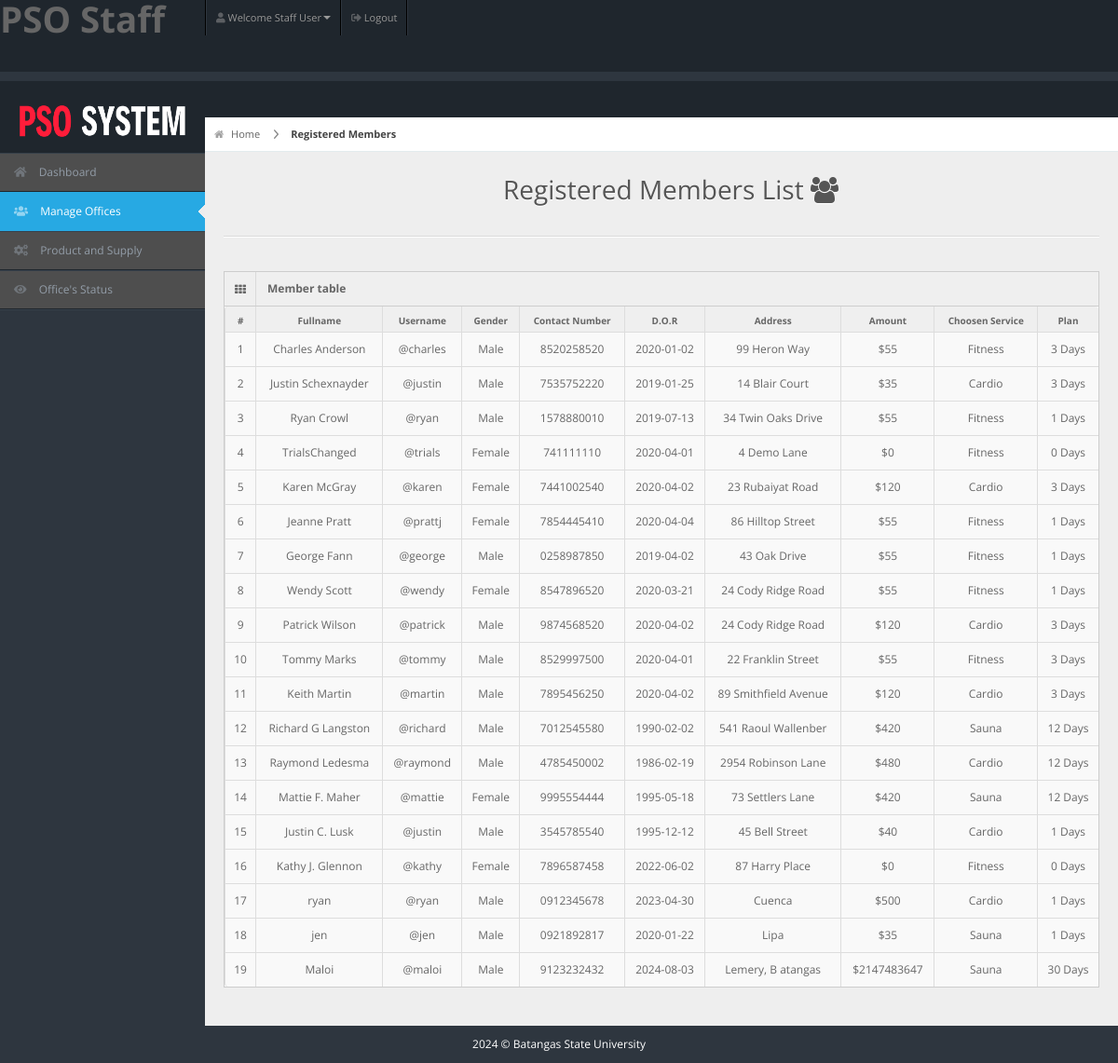
The page /staff/staff-pages/members.php (signed in) on the database as committed earlier.
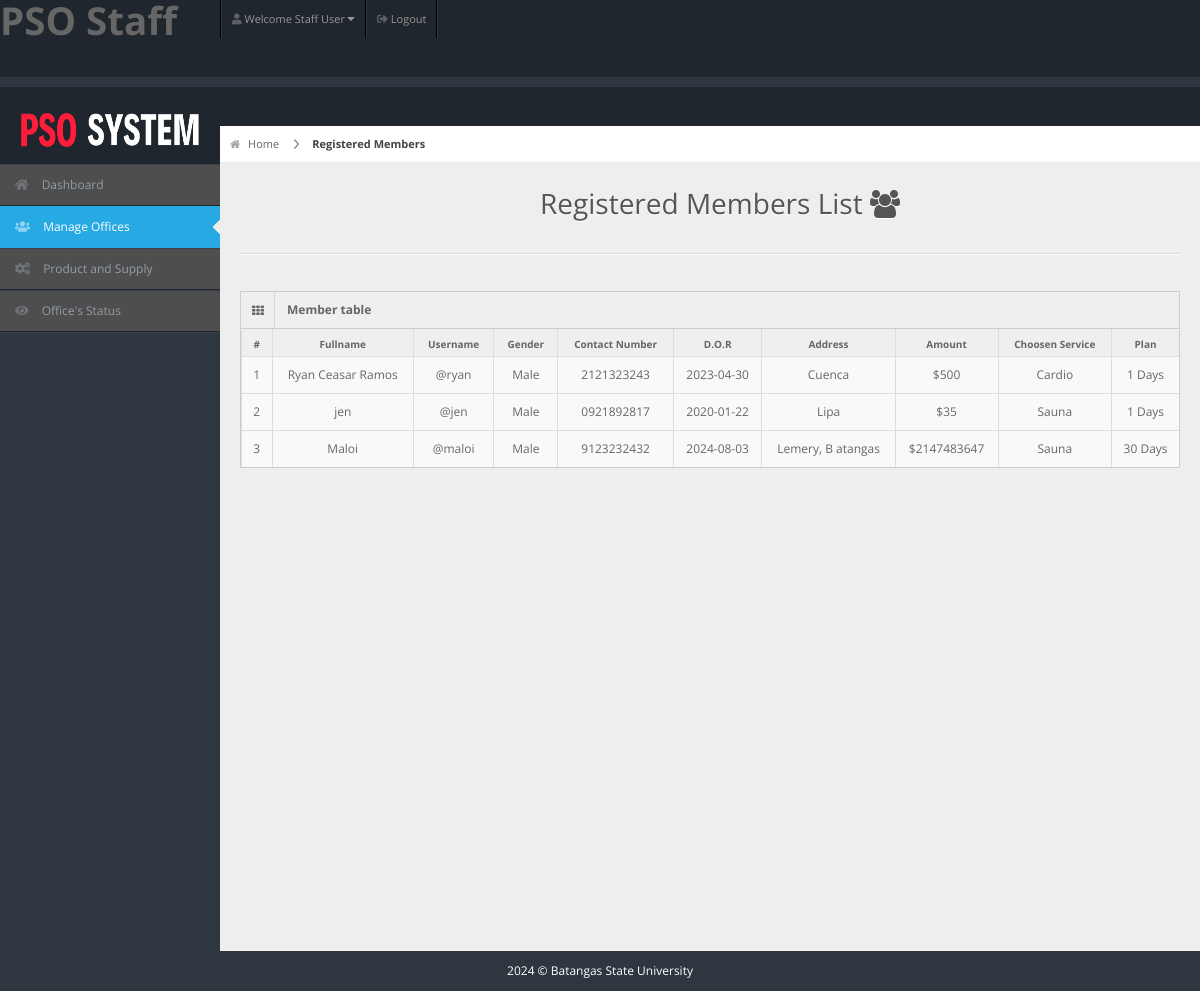
The same page on the database as committed later.
### tables this page shows
CREATE TABLE IF NOT EXISTS `members` (
  `user_id` int NOT NULL AUTO_INCREMENT,
  `fullname` varchar(20) NOT NULL,
  `username` varchar(20) NOT NULL,
  `email` varchar(255) NOT NULL,
  `password` varchar(100) NOT NULL,
  `gender` varchar(20) NOT NULL,
  `dor` date NOT NULL,
  `profile_picture` varchar(255) DEFAULT NULL,
  `services` varchar(50) NOT NULL,
  `amount` int NOT NULL,
  `paid_date` date NOT NULL,
  `p_year` int NOT NULL,
  `plan` varchar(100) NOT NULL,
  `address` varchar(20) NOT NULL,
  `contact` varchar(10) NOT NULL,
  `status` varchar(20) NOT NULL DEFAULT 'Active',
  `attendance_count` int NOT NULL,
  `ini_weight` int NOT NULL DEFAULT '0',
  `curr_weight` int NOT NULL DEFAULT '0',
  `ini_bodytype` varchar(50) NOT NULL,
  `curr_bodytype` varchar(50) NOT NULL,
  `progress_date` date NOT NULL,
  `reminder` int NOT NULL DEFAULT '0',
  PRIMARY KEY (`user_id`)
);

### staff/staff-pages/members.php (the view, shortened to what this page needs)
<!DOCTYPE html>
<html lang="en">
<head>
  <link rel="stylesheet" href="../css/bootstrap.min.css" />
  <link rel="stylesheet" href="../css/bootstrap-responsive.min.css" />
  <link rel="stylesheet" href="../css/fullcalendar.css" />
  <link rel="stylesheet" href="../css/matrix-style.css" />
  <link rel="stylesheet" href="../css/matrix-media.css" />
  <link href="../font-awesome/css/font-awesome.css" rel="stylesheet" />
  <link rel="stylesheet" href="../css/jquery.gritter.css" />
  <link href="https://cdnjs.cloudflare.com/ajax/libs/font-awesome/5.15.4/css/all.min.css" rel="stylesheet">
</head>
<body>
  <div id="header">
    <h1><a href="dashboard.html">PSO Staff</a></h1>
  </div>
  <?php include '../includes/header.php' ?>
  <?php $page = "member";
  include '../includes/sidebar.php' ?>
  <div id="content">
    <div id="content-header">
      <div id="breadcrumb"> <a href="#" title="Go to Home" class="tip-bottom"><i class="icon-home"></i> Home</a> <a href="#" class="current">Registered Members</a> </div>
      <h1 class="text-center">Registered Members List <i class="icon icon-group"></i></h1>
    </div>
    <div class="container-fluid">
      <hr>
      <div class="row-fluid">
        <div class="span12">
          <div class='widget-box'>
            <div class='widget-title'> <span class='icon'> <i class='icon-th'></i> </span>
              <h5>Member table</h5>
            </div>
            <div class='widget-content nopadding'>
              <?php
              $qry = "select * from members";
              $cnt = 1;
              $result = mysqli_query($conn, $qry);
              echo "<table class='table table-bordered table-striped'>
              <thead>
                <tr>
                  <th>#</th>
                  <th>Fullname</th>
                  <th>Username</th>
                  <th>Gender</th>
                  <th>Contact Number</th>
                  <th>D.O.R</th>
                  <th>Address</th>
                  <th>Amount</th>
                  <th>Choosen Service</th>
                  <th>Plan</th>
                </tr>
              </thead>";
              while ($row = mysqli_fetch_array($result)) {
                echo "<tbody>
                <td><div class='text-center'>" . $cnt . "</div></td>
                <td><div class='text-center'>" . $row['fullname'] . "</div></td>
                <td><div class='text-center'>@" . $row['username'] . "</div></td>
                <td><div class='text-center'>" . $row['gender'] . "</div></td>
                <td><div class='text-center'>" . $row['contact'] . "</div></td>
                <td><div class='text-center'>" . $row['dor'] . "</div></td>
                <td><div class='text-center'>" . $row['address'] . "</div></td>
                <td><div class='text-center'>$" . $row['amount'] . "</div></td>
                <td><div class='text-center'>" . $row['services'] . "</div></td>
                <td><div class='text-center'>" . $row['plan'] . " Days</div></td>
              </tbody>";
                $cnt++;
              }
              ?>
              </table>
            </div>
          </div>
        </div>
      </div>
    </div>
  </div>
  <?php
  include '../includes/footer.php';
  ?>
</body>
</html>

Rows that differ between the two databases and show on the page:
removed members: fullname "Charles Anderson", username "charles", gender "Male", contact "8520258520", dor "2020-01-02", address "99 Heron Way", amount "55", services "Fitness", plan "3"
removed members: fullname "Justin Schexnayder", username "justin", gender "Male", contact "7535752220", dor "2019-01-25", address "14 Blair Court", amount "35", services "Cardio", plan "3"
removed members: fullname "Ryan Crowl", username "ryan", gender "Male", contact "1578880010", dor "2019-07-13", address "34 Twin Oaks Drive", amount "55", services "Fitness", plan "1"
removed members: fullname "TrialsChanged", username "trials", gender "Female", contact "741111110", dor "2020-04-01", address "4 Demo Lane", amount "0", services "Fitness", plan "0"
removed members: fullname "Karen McGray", username "karen", gender "Female", contact "7441002540", dor "2020-04-02", address "23 Rubaiyat Road", amount "120", services "Cardio", plan "3"
removed members: fullname "Jeanne Pratt", username "prattj", gender "Female", contact "7854445410", dor "2020-04-04", address "86 Hilltop Street", amount "55", services "Fitness", plan "1"
removed members: fullname "George Fann", username "george", gender "Male", contact "0258987850", dor "2019-04-02", address "43 Oak Drive", amount "55", services "Fitness", plan "1"
removed members: fullname "Wendy Scott", username "wendy", gender "Female", contact "8547896520", dor "2020-03-21", address "24 Cody Ridge Road", amount "55", services "Fitness", plan "1"
removed members: fullname "Patrick Wilson", username "patrick", gender "Male", contact "9874568520", dor "2020-04-02", address "24 Cody Ridge Road", amount "120", services "Cardio", plan "3"
removed members: fullname "Tommy Marks", username "tommy", gender "Male", contact "8529997500", dor "2020-04-01", address "22 Franklin Street", amount "55", services "Fitness", plan "3"
removed members: fullname "Keith Martin", username "martin", gender "Male", contact "7895456250", dor "2020-04-02", address "89 Smithfield Avenue", amount "120", services "Cardio", plan "3"
removed members: fullname "Richard G Langston", username "richard", gender "Male", contact "7012545580", dor "1990-02-02", address "541 Raoul Wallenber", amount "420", services "Sauna", plan "12"
removed members: fullname "Raymond Ledesma", username "raymond", gender "Male", contact "4785450002", dor "1986-02-19", address "2954 Robinson Lane", amount "480", services "Cardio", plan "12"
removed members: fullname "Mattie F. Maher", username "mattie", gender "Female", contact "9995554444", dor "1995-05-18", address "73 Settlers Lane", amount "420", services "Sauna", plan "12"
removed members: fullname "Justin C. Lusk", username "justin", gender "Male", contact "3545785540", dor "1995-12-12", address "45 Bell Street", amount "40", services "Cardio", plan "1"
removed members: fullname "Kathy J. Glennon", username "kathy", gender "Female", contact "7896587458", dor "2022-06-02", address "87 Harry Place", amount "0", services "Fitness", plan "0"
changed members "ryan": fullname "ryan" → "Ryan Ceasar Ramos"; contact "0912345678" → "2121323243"
